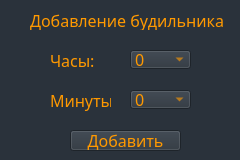
<?xml version="1.0" encoding="UTF-8"?>
<ui version="4.0">
 <class>Form</class>
 <widget class="QWidget" name="Form">
  <property name="geometry">
   <rect>
    <x>0</x>
    <y>0</y>
    <width>240</width>
    <height>160</height>
   </rect>
  </property>
  <property name="windowTitle">
   <string>Form</string>
  </property>
  <property name="styleSheet">
   <string notr="true">*{
	font-size: 12pt;
	font-family: sans-serif;
	background-color: #2a323b;
	color: #ff9900;
}

QPushButton:hover{
	background-color: #3b3b3b;
}

QPushButton:pressed{
	background-color: #20252b;
}</string>
  </property>
  <widget class="QLabel" name="label_4">
   <property name="geometry">
    <rect>
     <x>30</x>
     <y>10</y>
     <width>201</width>
     <height>20</height>
    </rect>
   </property>
   <property name="text">
    <string>Добавление будильника</string>
   </property>
  </widget>
  <widget class="QLabel" name="label">
   <property name="geometry">
    <rect>
     <x>50</x>
     <y>50</y>
     <width>61</width>
     <height>21</height>
    </rect>
   </property>
   <property name="text">
    <string>Часы:</string>
   </property>
  </widget>
  <widget class="QComboBox" name="hours">
   <property name="geometry">
    <rect>
     <x>130</x>
     <y>50</y>
     <width>61</width>
     <height>19</height>
    </rect>
   </property>
   <item>
    <property name="text">
     <string>0</string>
    </property>
   </item>
   <item>
    <property name="text">
     <string>1</string>
    </property>
   </item>
   <item>
    <property name="text">
     <string>2</string>
    </property>
   </item>
   <item>
    <property name="text">
     <string>3</string>
    </property>
   </item>
   <item>
    <property name="text">
     <string>4</string>
    </property>
   </item>
   <item>
    <property name="text">
     <string>5</string>
    </property>
   </item>
   <item>
    <property name="text">
     <string>6</string>
    </property>
   </item>
   <item>
    <property name="text">
     <string>7</string>
    </property>
   </item>
   <item>
    <property name="text">
     <string>8</string>
    </property>
   </item>
   <item>
    <property name="text">
     <string>9</string>
    </property>
   </item>
   <item>
    <property name="text">
     <string>10</string>
    </property>
   </item>
   <item>
    <property name="text">
     <string>11</string>
    </property>
   </item>
   <item>
    <property name="text">
     <string>12</string>
    </property>
   </item>
   <item>
    <property name="text">
     <string>13</string>
    </property>
   </item>
   <item>
    <property name="text">
     <string>14</string>
    </property>
   </item>
   <item>
    <property name="text">
     <string>15</string>
    </property>
   </item>
   <item>
    <property name="text">
     <string>16</string>
    </property>
   </item>
   <item>
    <property name="text">
     <string>17</string>
    </property>
   </item>
   <item>
    <property name="text">
     <string>18</string>
    </property>
   </item>
   <item>
    <property name="text">
     <string>19</string>
    </property>
   </item>
   <item>
    <property name="text">
     <string>20</string>
    </property>
   </item>
   <item>
    <property name="text">
     <string>21</string>
    </property>
   </item>
   <item>
    <property name="text">
     <string>22</string>
    </property>
   </item>
   <item>
    <property name="text">
     <string>23</string>
    </property>
   </item>
  </widget>
  <widget class="QComboBox" name="minutes">
   <property name="geometry">
    <rect>
     <x>130</x>
     <y>90</y>
     <width>61</width>
     <height>19</height>
    </rect>
   </property>
   <item>
    <property name="text">
     <string>0</string>
    </property>
   </item>
   <item>
    <property name="text">
     <string>1</string>
    </property>
   </item>
   <item>
    <property name="text">
     <string>2</string>
    </property>
   </item>
   <item>
    <property name="text">
     <string>3</string>
    </property>
   </item>
   <item>
    <property name="text">
     <string>4</string>
    </property>
   </item>
   <item>
    <property name="text">
     <string>5</string>
    </property>
   </item>
   <item>
    <property name="text">
     <string>6</string>
    </property>
   </item>
   <item>
    <property name="text">
     <string>7</string>
    </property>
   </item>
   <item>
    <property name="text">
     <string>8</string>
    </property>
   </item>
   <item>
    <property name="text">
     <string>9</string>
    </property>
   </item>
   <item>
    <property name="text">
     <string>10</string>
    </property>
   </item>
   <item>
    <property name="text">
     <string>11</string>
    </property>
   </item>
   <item>
    <property name="text">
     <string>12</string>
    </property>
   </item>
   <item>
    <property name="text">
     <string>13</string>
    </property>
   </item>
   <item>
    <property name="text">
     <string>15</string>
    </property>
   </item>
   <item>
    <property name="text">
     <string>16</string>
    </property>
   </item>
   <item>
    <property name="text">
     <string>17</string>
    </property>
   </item>
   <item>
    <property name="text">
     <string>18</string>
    </property>
   </item>
   <item>
    <property name="text">
     <string>19</string>
    </property>
   </item>
   <item>
    <property name="text">
     <string>20</string>
    </property>
   </item>
   <item>
    <property name="text">
     <string>21</string>
    </property>
   </item>
   <item>
    <property name="text">
     <string>22</string>
    </property>
   </item>
   <item>
    <property name="text">
     <string>23</string>
    </property>
   </item>
   <item>
    <property name="text">
     <string>24</string>
    </property>
   </item>
   <item>
    <property name="text">
     <string>25</string>
    </property>
   </item>
   <item>
    <property name="text">
     <string>26</string>
    </property>
   </item>
   <item>
    <property name="text">
     <string>27</string>
    </property>
   </item>
   <item>
    <property name="text">
     <string>28</string>
    </property>
   </item>
   <item>
    <property name="text">
     <string>29</string>
    </property>
   </item>
   <item>
    <property name="text">
     <string>30</string>
    </property>
   </item>
   <item>
    <property name="text">
     <string>31</string>
    </property>
   </item>
   <item>
    <property name="text">
     <string>32</string>
    </property>
   </item>
   <item>
    <property name="text">
     <string>33</string>
    </property>
   </item>
   <item>
    <property name="text">
     <string>34</string>
    </property>
   </item>
   <item>
    <property name="text">
     <string>35</string>
    </property>
   </item>
   <item>
    <property name="text">
     <string>36</string>
    </property>
   </item>
   <item>
    <property name="text">
     <string>37</string>
    </property>
   </item>
   <item>
    <property name="text">
     <string>38</string>
    </property>
   </item>
   <item>
    <property name="text">
     <string>39</string>
    </property>
   </item>
   <item>
    <property name="text">
     <string>40</string>
    </property>
   </item>
   <item>
    <property name="text">
     <string>41</string>
    </property>
   </item>
   <item>
    <property name="text">
     <string>42</string>
    </property>
   </item>
   <item>
    <property name="text">
     <string>43</string>
    </property>
   </item>
   <item>
    <property name="text">
     <string>44</string>
    </property>
   </item>
   <item>
    <property name="text">
     <string>45</string>
    </property>
   </item>
   <item>
    <property name="text">
     <string>46</string>
    </property>
   </item>
   <item>
    <property name="text">
     <string>47</string>
    </property>
   </item>
   <item>
    <property name="text">
     <string>48</string>
    </property>
   </item>
   <item>
    <property name="text">
     <string>49</string>
    </property>
   </item>
   <item>
    <property name="text">
     <string>50</string>
    </property>
   </item>
   <item>
    <property name="text">
     <string>51</string>
    </property>
   </item>
   <item>
    <property name="text">
     <string>52</string>
    </property>
   </item>
   <item>
    <property name="text">
     <string>53</string>
    </property>
   </item>
   <item>
    <property name="text">
     <string>54</string>
    </property>
   </item>
   <item>
    <property name="text">
     <string>55</string>
    </property>
   </item>
   <item>
    <property name="text">
     <string>56</string>
    </property>
   </item>
   <item>
    <property name="text">
     <string>57</string>
    </property>
   </item>
   <item>
    <property name="text">
     <string>58</string>
    </property>
   </item>
   <item>
    <property name="text">
     <string>59</string>
    </property>
   </item>
  </widget>
  <widget class="QLabel" name="label_2">
   <property name="geometry">
    <rect>
     <x>50</x>
     <y>90</y>
     <width>61</width>
     <height>21</height>
    </rect>
   </property>
   <property name="text">
    <string>Минуты:</string>
   </property>
  </widget>
  <widget class="QPushButton" name="pushButton">
   <property name="geometry">
    <rect>
     <x>70</x>
     <y>130</y>
     <width>111</width>
     <height>21</height>
    </rect>
   </property>
   <property name="text">
    <string>Добавить</string>
   </property>
  </widget>
 </widget>
 <resources/>
 <connections/>
</ui>
